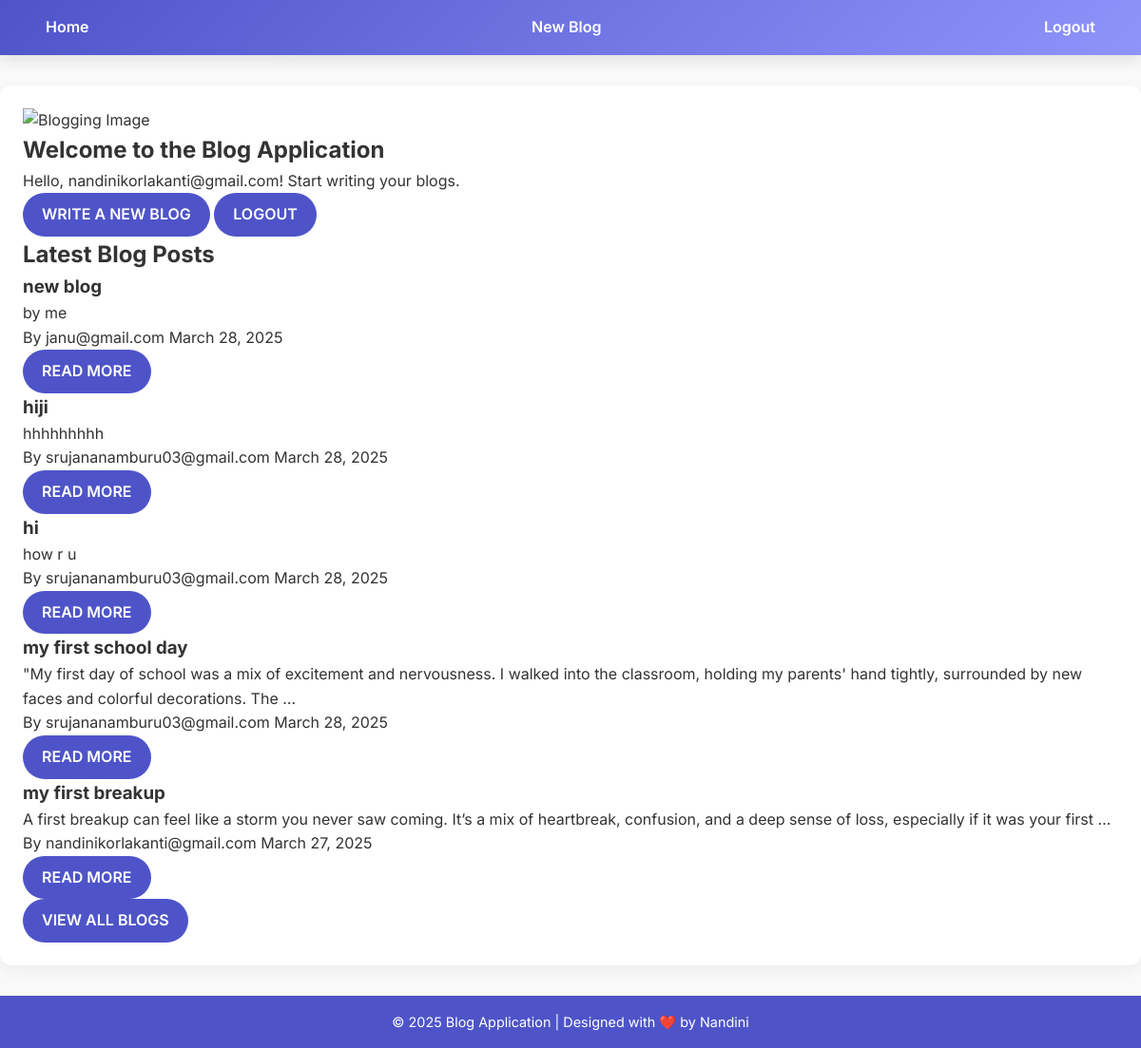
Screenshot of / (signed in) with the database file from the repository.
### blog/models.py (models this page shows, shortened)
class BlogPost(models.Model):
    author = models.ForeignKey(User, on_delete=models.CASCADE)
    title = models.CharField(max_length=200)
    content = models.TextField()
    created_at = models.DateTimeField(auto_now_add=True)
    updated_at = models.DateTimeField(auto_now=True)

### blog/views.py (the view)
# urls.py: path('', views.home, name='home'),
def home(request):
    blog_posts = BlogPost.objects.all().order_by('-created_at')[:10]  # Get the 10 most recent blog posts
    context = {
        'blog_posts': blog_posts,
    }
    return render(request, 'home.html', context)

### blog/templates/home.html (shortened to what this page needs)
{% extends 'base.html' %}
{% load static %}
{% block content %}
<section class="hero">
    <img src="{% static 'images/blog_opportunities.jpg' %}" alt="Blogging Image">
    <h1>Welcome to the Blog Application</h1>
{% if user.is_authenticated %}
    <p>Hello, {{ user.username }}! Start writing your blogs.</p>
    <a href="{% url 'create_blog' %}" class="btn">Write a New Blog</a>
    <a href="{% url 'logout' %}" class="btn">Logout</a>
{% else %}
    <p>Read amazing blogs or join us to create your own!</p>
{% endif %}
</section>
<section class="blog-list">
    <h2>Latest Blog Posts</h2>
{% if blog_posts %}
    <div class="blogs-container">
        {% for blog in blog_posts %}
            <div class="blog-card">
                <h3>{{ blog.title }}</h3>
                <p>{{ blog.content|truncatewords:30 }}</p>
                <div class="blog-meta">
                    <span>By {{ blog.author.username }}</span>
                    <span>{{ blog.created_at|date:"F d, Y" }}</span>
                </div>
                <a href="{% url 'blog_detail' blog.pk %}" class="btn">Read More</a>
            </div>
        {% endfor %}
    </div>
    <div class="view-all">
        <a href="{% url 'blog_list' %}" class="btn">View All Blogs</a>
    </div>
{% else %}
    <p>No blogs have been published yet.</p>
{% endif %}
</section>
{% endblock %}

### blog/templates/base.html (style rules this page uses)
* { margin: 0; padding: 0; box-sizing: border-box; font-family: 'Inter', sans-serif; }
body { background-color: #f9f9f9; color: #333; line-height: 1.6; }
.btn { display: inline-block; padding: 10px 20px; font-size: 1rem; font-weight: 600; text-transform: uppercase; border: none; border-radius: 30px; background-color: #4e54c8; color: #fff; cursor: pointer; transition: all 0.3s ease; text-decoration: none; }

### rows the page displays
BlogPost: title "new blog", content "by me", author.username "janu@gmail.com", created_at "March 28, 2025"
BlogPost: title "hiji", content "hhhhhhhhh", author.username "srujananamburu03@gmail.com", created_at "March 28, 2025"
BlogPost: title "hi", content "how r u", author.username "srujananamburu03@gmail.com", created_at "March 28, 2025"
BlogPost: title "my first school day", content "\"My first day of school was a mix of excitement and nervousness. I walked into the classroom, holding my parents' hand tightly, surrounded by new faces and colorful decorations. The …", author.username "srujananamburu03@gmail.com", created_at "March 28, 2025"
BlogPost: title "my first breakup", content "A first breakup can feel like a storm you never saw coming. It’s a mix of heartbreak, confusion, and a deep sense of loss, especially if it was your first …", author.username "nandinikorlakanti@gmail.com", created_at "March 27, 2025"

### other values shown
{{ user.username }} "nandinikorlakanti@gmail.com"
